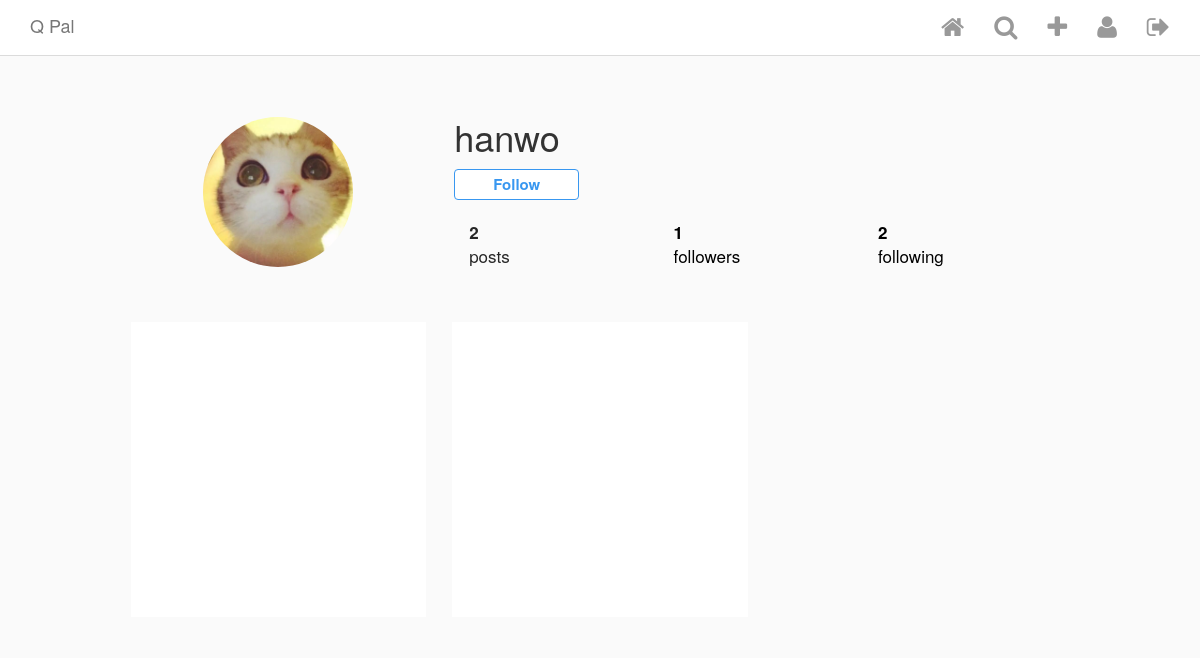
Page /user/1/ (signed in) on the committed database.
### Insta/models.py (models this page shows, shortened)
class InstaUser(AbstractUser):
    profile_pic = ProcessedImageField(
        upload_to = 'static/images/profiles',
        format = 'JPEG',
        options = {'quality' : 100},
        blank = True,
        null = True
    )
    def get_connections(self):
        connections = UserConnection.objects.filter(creator=self)
        return connections
    def get_followers(self):
        followers = UserConnection.objects.filter(following=self)
        return followers

class Post(models.Model):
    author = models.ForeignKey(
        InstaUser,
        on_delete = models.CASCADE,
        related_name = 'my_posts'
    )
    title = models.TextField(blank = True, null = True)
    image = ProcessedImageField(
        upload_to = 'static/images/posts',
        format = 'JPEG',
        options = {'quality' : 100},
        blank = True,
        null = True
    )
    posted_on = models.DateTimeField(
        auto_now_add = True,
        editable = False,
        blank = True,
        null = True,
    )
    def get_like_count(self):
        return self.likes.count()

### Insta/views.py (the view)
# urls.py: path('user/<int:pk>/', UserDetailView.as_view(), name = 'user_detail'),
class UserDetailView(LoginRequiredMixin, DetailView):
    model = InstaUser
    template_name = 'user_detail.html'
    login_url = 'login'

### Insta/templatetags/custom_tags.py (called while the page is built)
@register.simple_tag
def is_following(current_user, background_user):
    return background_user.get_followers().filter(creator=current_user).exists()

### templates/user_detail.html (shortened to what this page needs)
{% extends 'base.html' %}
{% load custom_tags %}
{% block content %}
<div class="profile">
    <div class="profile__head">
        <div class="row">
            <div class="col-xs-4 left">
                {% if object.profile_pic %}
                    <img class="picture-circle" src= "/{{object.profile_pic}}">
                {% endif %}
            </div>
            <div class="col-xs-8 right">
                <div class="name-buttons">
                    <h1 class="username">{{ object.username }}</h1>
                    {% if user == object %}
                        <a class="edit-desktop" href="{% url 'edit_profile' object.pk %}">
                            <button class="edit-profile">Edit Profile</button>
                        </a>
                    {% else %}
                        {% is_following user object as following %}
                        <div class="follow-toggle__container">
                            <button class="btn btn-primary {% if not following %}follow-user{% else %}unfollow-user{% endif %}" id="{{ object.pk }}">
                                {% if following %}
                                    Unfollow
                                {% else %}
                                    Follow
                                {% endif %}
                            </button>
                        </div>
                    {% endif %}
                </div>
                <div>
                    <ul class="stats">
                        <div class="col-xs-4"><li class="stats__count"><span>{{ object.my_posts.count }}</span><br> posts</li></div>
                        <div class="col-xs-4"><a href="/" style="text-decoration: none; color: black;"><li class="stats__count"><span class="follower_count" id="follower_id">{{ object.get_followers.count }}</span><br> followers</li></a></div>
                        <div class="col-xs-4"><a href="/" style="text-decoration: none; color: black;"><li class="stats__count"><span>{{ object.get_connections.count }}</span><br> following</li></a></div>
                    </ul>
                </div>
            </div>
        </div>
    </div>
    <div class="profile__body">
        <div class="row">
        {% for post in object.my_posts.all %}
            <div class="col-xs-4">
                <div class="picture-square" style="background-image: url(http://{{ request.META.HTTP_HOST }}/{{ post.image }}); background-size: contain;">
                </div>
            </div>
        {% endfor %}
        </div>
    </div>
</div>
{% endblock content %}

### static/css/style.css (style rules this page uses)
.unfollow-user, .follow-user, .generic-button { font-weight: bold; font-size: 15px; outline: none; }
.follow-user, .generic-button { background-color: #fff; border-color: #3897f0; color: #3897f0; padding: 4px 38px; }
html { height: 100%; }
body { min-height: 100%; background-color: #fafafa; }
.picture-circle, .picture-circle--medium, .picture-circle--small { border-radius: 100%; width: 150px; height: 150px; }
.picture-square { position: relative; background-repeat: no-repeat; background-position: center center; background-color: #fff; cursor: pointer; }
.picture-square:after { content: ""; display: block; padding-bottom: 100%; }
.profile { max-width: 975px; padding: 60px 20px 0; margin: 0 auto; }
.profile__head { margin-bottom: 40px; }
.profile__head .left { text-align: center; }
.profile__head h1, .profile__head .edit-profile, .profile__head .options-bubble { vertical-align: middle; }
.profile__head h1 { display: inline-block; margin: 0; }
.profile__head .name-buttons { margin-bottom: 20px; }
.profile__body > .row > .col-xs-4 { padding: 13px; }
.profile .follow-toggle__container { margin-top: 12px; }
.stats { list-style: none; margin: 0; margin-bottom: 20px; padding: 0; }
.stats > * { font-size: 17px; color: #262626; }
.stats .stats__count { display: inline-block; margin-right: 40px; }
.stats .stats__count span { font-weight: bold; }

### rows in the picture
InstaUser: profile_pic (picture), username "hanwo", my_posts.count "2", get_followers.count "1", get_connections.count "2"
